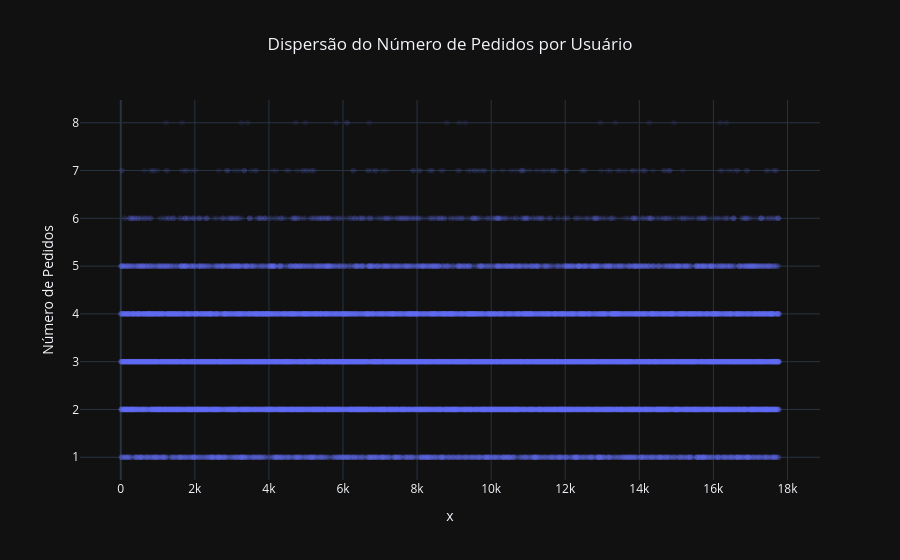

Source (notebook cell):
### Markdown cell above
### Análise e Tratamento de Outliers

### Code cell
orders_per_user = df_events[df_events['event_name'] == 'purchase'].groupby('user_id')['event_name'].count()

fig = px.scatter(
    y=orders_per_user,
    opacity=0.09,
    title='Dispersão do Número de Pedidos por Usuário',
    labels={'y': 'Número de Pedidos', 'index': 'Usuário (índice)'}
)

fig.update_layout(template='plotly_dark', title_x=0.5)
fig.show()

print(orders_per_user.quantile([0.95, 0.99]))

### Figure 1 — Plotly figure (JSON) as saved in the notebook; plotly's stock layout.template omitted (floating-point values rounded to 4 significant figures; data arrays with more than 128 entries replaced by an {"elided": "..."} marker saying what was removed)
{"data": [{"hovertemplate": "x=%{x}<br>Número de Pedidos=%{y}<extra></extra>", "legendgroup": "", "marker": {"color": "#636efa", "opacity": 0.09, "symbol": "circle"}, "mode": "markers", "name": "", "showlegend": false, "type": "scattergl", "x": {"elided": "17779 int values"}, "xaxis": "x", "y": {"elided": "17779 int values"}, "yaxis": "y"}], "layout": {"legend": {"tracegroupgap": 0}, "title": {"text": "Dispersão do Número de Pedidos por Usuário", "x": 0.5}, "xaxis": {"anchor": "y", "domain": [0, 1], "title": {"text": "x"}}, "yaxis": {"anchor": "x", "domain": [0, 1], "title": {"text": "Número de Pedidos"}}}}
